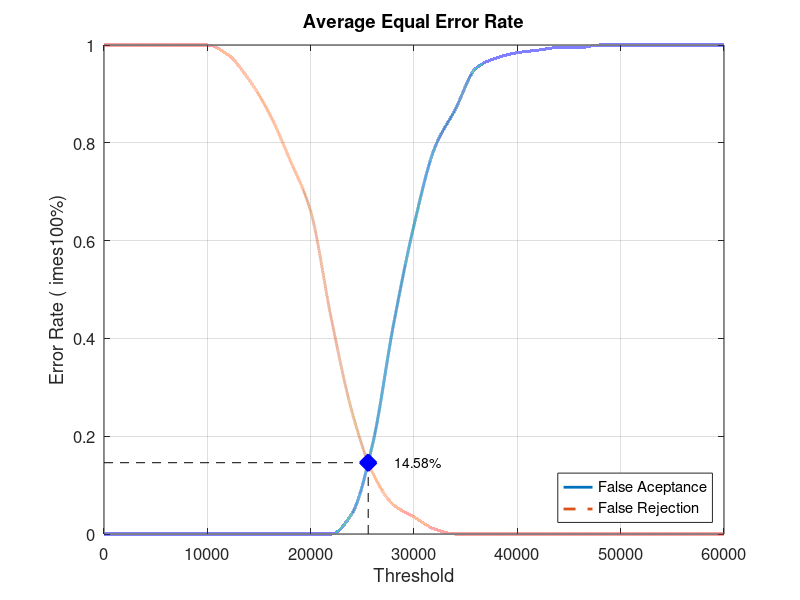
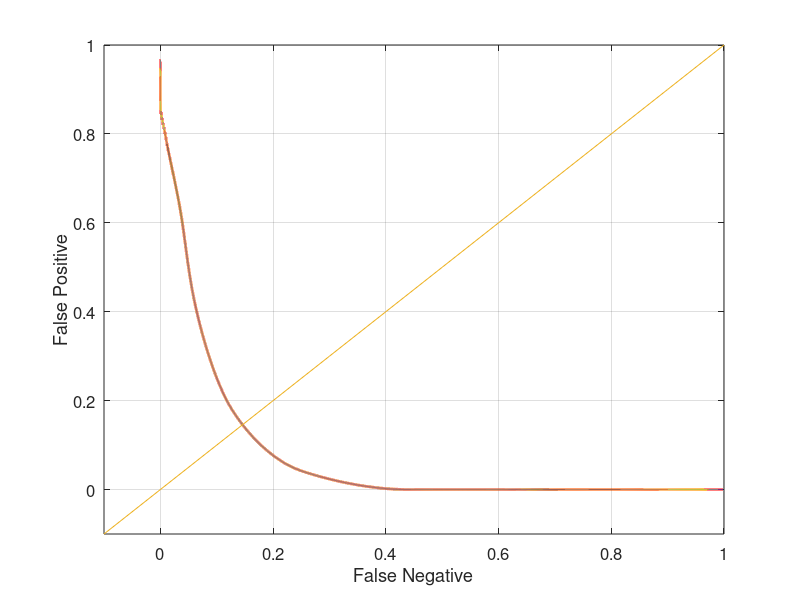

Reproduce these figures in MATLAB, in order.
close all;
clear;
clc;
x = 0:2000:60000;
xq = 0:0.5:60000;

y0 = [0 0 0 0 0 0 0 0 0 0 0 0 0.0421053 0.184211 0.426316 0.631579 0.789474 0.868421 0.952632 0.973684 0.984211 0.989474 0.994737 0.994737 1 1 1 1 1 1 1]
yy0 = interp1(x, y0, xq, 'pchip');
y1 = [1 1 1 1 1 1 0.98 0.93 0.86 0.765 0.66 0.44 0.25 0.125 0.06 0.035 0.01 0 0 0 0 0 0 0 0 0 0 0 0 0 0]
yy1 = interp1(x, y1, xq, 'pchip');

% Calculating EER: 
y2 = abs(y0 - y1);
find(y2 == min(y2))
yy2 = abs(yy0 - yy1);
xEER = find(yy2 == min(yy2));
xEERIndex = xq(xEER) % X-axis EER
yEER = yy0(xEER) % Y-axis EER

main = figure
plot(xq, yy0,'-','LineWidth', 2);	hold on
plot(xq, yy1,'--','LineWidth', 2);	hold on
plot([xEERIndex xEERIndex], [0 yEER], 'k--');	hold on
plot([0 xEERIndex], [yEER yEER], 'k--');	hold on
plot(xEERIndex, yEER, 'bx', 'LineWidth', 10);	hold on
text(xEERIndex + 10 * xEERIndex / 100, yEER, [num2str(round((10000 * yEER)) / 100) '%'])
legend('False Aceptance', 'False Rejection', 'Location', 'SouthEast')
xlabel('Threshold')
ylabel('Error Rate (	imes100%)')
title('Average Equal Error Rate')
set(gca, 'FontSize', 12)
axis([0 60000 0 1])
grid on

print(main, 'Database1_2Main', '-dpng');
FNRxFPR = figure('Color', [1 1 1]);
plot(yy1, yy0, '-', yy1, yy0, 'LineWidth', 2);
hold on
y = -0.1:0.1:1
plot(y, y); 
set(gca, 'FontSize', 12)
xlabel('False Negative')
ylabel('False Positive')
axis([-0.1 1 -0.1 1])
set(gca, 'FontSize', 12)
grid on

print(FNRxFPR, 'Database1_2FNRxFPR','-dpng');
